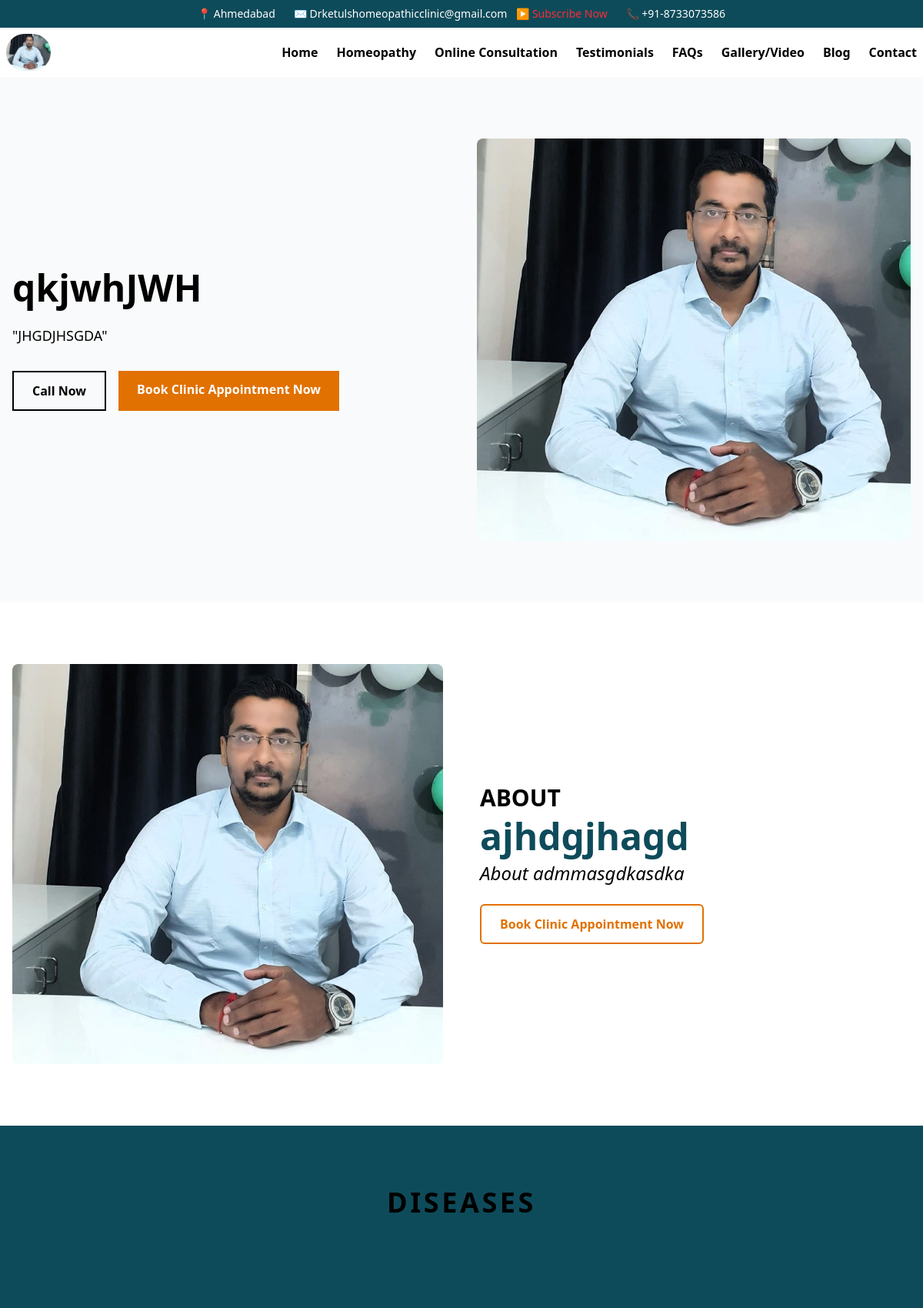
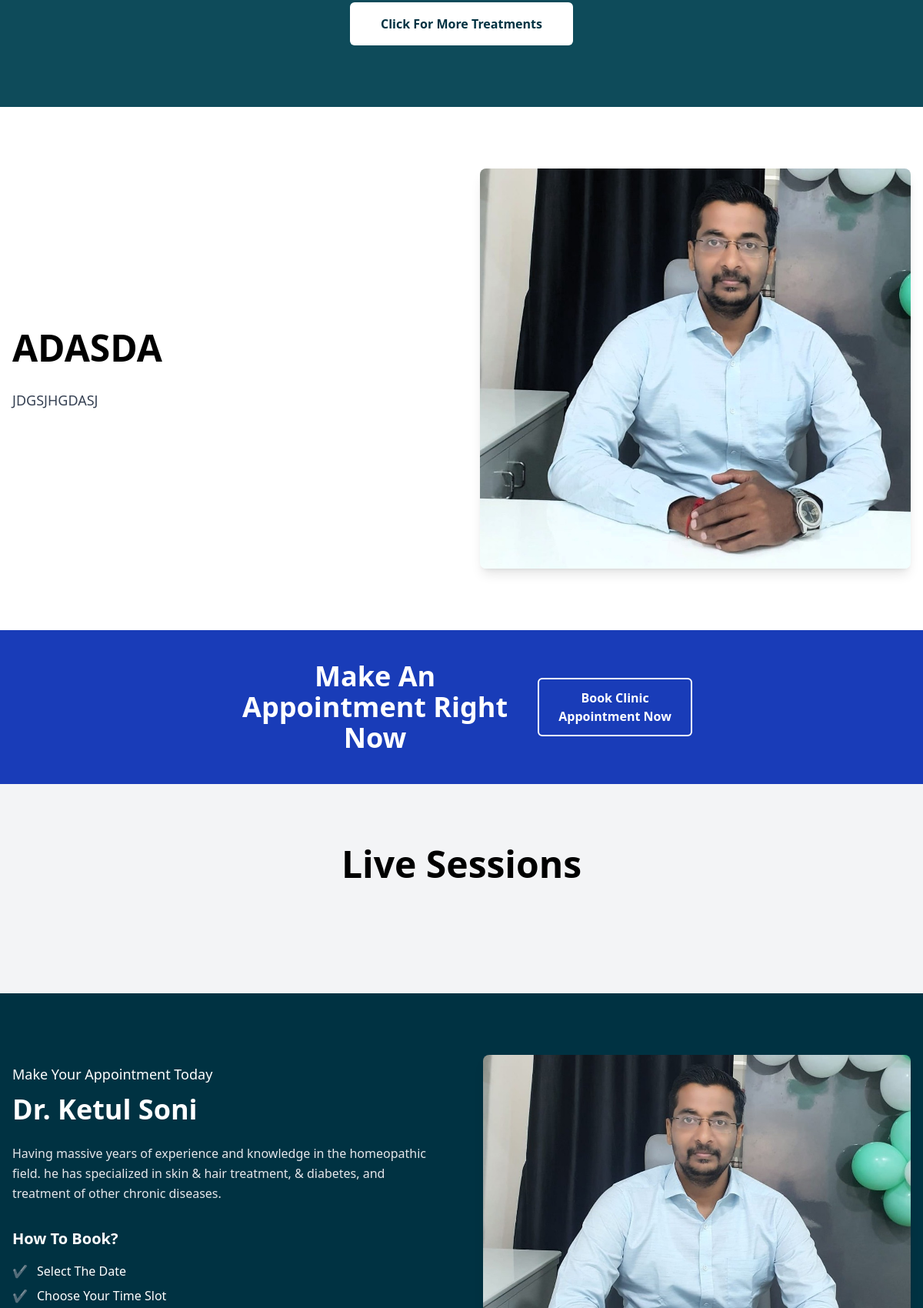
The page / (upper part) on the database its author committed (2 pictures, top to bottom).
### clinic_app/models.py (models this page shows, shortened)
class ClinicInfo(models.Model):
    clinic_name = models.CharField(max_length=100)
    phone = models.CharField(max_length=20)
    whatsapp = models.CharField(max_length=20)
    address = models.TextField()
    tagline = models.CharField(max_length=200)
    about_heading = models.CharField(max_length=200)
    about_text = models.TextField()

class Doctor(models.Model):
    name = models.CharField(max_length=100)
    qualification = models.CharField(max_length=200)
    experience_years = models.PositiveIntegerField()
    specialization = models.TextField()
    image = models.ImageField(upload_to="doctors/")
    is_active = models.BooleanField(default=True)
    about_title = models.CharField(max_length=200)
    about_subtitle = models.CharField(max_length=200, blank=True)
    about_points = models.TextField(
        help_text="Enter each point on a new line"
    )

### clinic_app/views.py (the view)
# urls.py: path('', home_page, name='home'),
def home_page(request):
    context = {
        "doctor": Doctor.objects.filter(is_active=True).first(),
        "diseases": Disease.objects.filter(is_active=True),
        "videos": LiveSession.objects.filter(is_active=True),
        "clinic": ClinicInfo.objects.first(),
    }
    return render(request, "home.html", context)

### templates/home.html (shortened to what this page needs)
{% extends "base.html" %}
{% load static tailwind_tags %}
{% block content %}
{% include "components/hero.html" %}
{% include "components/Stating_about.html" %}
{% include "components/diseases.html" %}
{% include "components/about.html" %}
{% include "components/cta.html" %}
{% include "components/live_Sessions.html" %}
<section class="bg-[#003242] py-20">
  <div class="max-w-7xl mx-auto px-4">
    <div class="grid grid-cols-1 lg:grid-cols-2 gap-14 items-center">
      <div class="text-white">
        <p class="text-lg mb-3">
          Make Your Appointment Today
        </p>
        <h2 class="text-3xl md:text-4xl font-bold mb-6">
          Dr. Ketul Soni
        </h2>
        <p class="text-gray-200 leading-relaxed mb-8 max-w-xl">
          Having massive years of experience and knowledge in the homeopathic field.
          he has specialized in skin & hair treatment, & diabetes, and treatment of
          other chronic diseases.
        </p>
        <h3 class="text-xl font-semibold mb-4">
          How To Book?
        </h3>
        <ul class="space-y-2 mb-8">
          <li class="flex items-center gap-3">
            <span class="text-green-400 font-bold">✔</span>
            Select The Date
          </li>
          <li class="flex items-center gap-3">
            <span class="text-green-400 font-bold">✔</span>
            Choose Your Time Slot
          </li>
        </ul>
      </div>
      <div class="flex justify-center lg:justify-end">
        <img src="{% static 'images/doctor-hero.jpg' %}" alt="Dr ketul soni"
          class="rounded-lg shadow-lg max-w-full h-auto">
      </div>
    </div>
  </div>
</section>
{% endblock %}

### templates/components/hero.html
{% load static tailwind_tags %}
<section class="bg-gray-50">
  <div class="max-w mx-auto grid md:grid-cols-2 gap-10 px-4 py-20 items-center">
    <div>
      <h1 class="text-4xl md:text-5xl font-bold text-primary mb-6">{{ clinic.clinic_name }}</h1>
      <p class="text-lg mb-8">"{{ clinic.tagline|upper }}"</p>
      <div class="flex gap-4">
        <a href="{{ clinic.phone }}" class="border-2 border-primary text-primary px-6 py-3 font-semibold hover:bg-primary hover:text-amber-600 transition">Call Now</a>
        <a href="#" class="bg-amber-600 text-white px-6 py-3 font-semibold hover:opacity-90 transition">Book Clinic Appointment Now</a>
      </div>
    </div>
    <div class="relative">
      <img src="{{ doctor.image.url }}" alt="Dr Pratibha Tanwar" class="rounded-lg w-full" />
    </div>
  </div>
</section>

### templates/components/Stating_about.html (shortened to what this page needs)
{% load static %}
<section class="bg-white">
  <div class="max-w-7xl mx-auto grid md:grid-cols-2 gap-12 px-4 py-20 items-center">
    <div>
      <img src="{{ doctor.image.url }}" alt="Dr. Ketul Soni" class="rounded-lg" />
    </div>
    <div>
      <span class="text-accent text-3xl font-bold uppercase">About</span>
      <h2 class="text-5xl font-bold text-[#0e4b5a] mt-2">{{ doctor.name }}</h2>
      <p class="italic mt-2 text-2xl">About
        {{ doctor.specialization }}</p>
      <a href="#appointment" class="mt-6 inline-block border-2 border-amber-600 rounded-md px-6 py-3 font-semibold text-amber-600 hover:bg-amber-600 hover:text-white transition">Book Clinic Appointment Now</a>
    </div>
  </div>
</section>

### templates/components/about.html
{% load static tailwind_tags %}
<section class="bg-white py-20">
    <div class="max-w-7xl mx-auto px-4">
        <div class="grid grid-cols-1 lg:grid-cols-2 gap-12 items-center">
            <div>
                <h2 class="text-4xl md:text-5xl font-bold text-primary leading-tight mb-6">
                    {{ clinic.about_heading }}
                </h2>
                <p class="text-gray-700 leading-relaxed text-lg">
                    {{ clinic.about_text }}
                </p>
            </div>
            <div class="flex justify-center lg:justify-end">
                {% if doctor.image %}
                    <img src="{{ doctor.image.url }}"
                         alt="{{ doctor.name }}"
                         class="rounded-lg shadow-lg max-w-full h-auto">
                {% endif %}
            </div>
        </div>
    </div>
</section>

### rows shown on the page
ClinicInfo: clinic_name "qkjwhJWH", tagline "JHGDJHSGDA", about_heading "ADASDA", about_text "JDGSJHGDASJ"
Doctor: image (picture), name "ajhdgjhagd", specialization "admmasgdkasdka"
